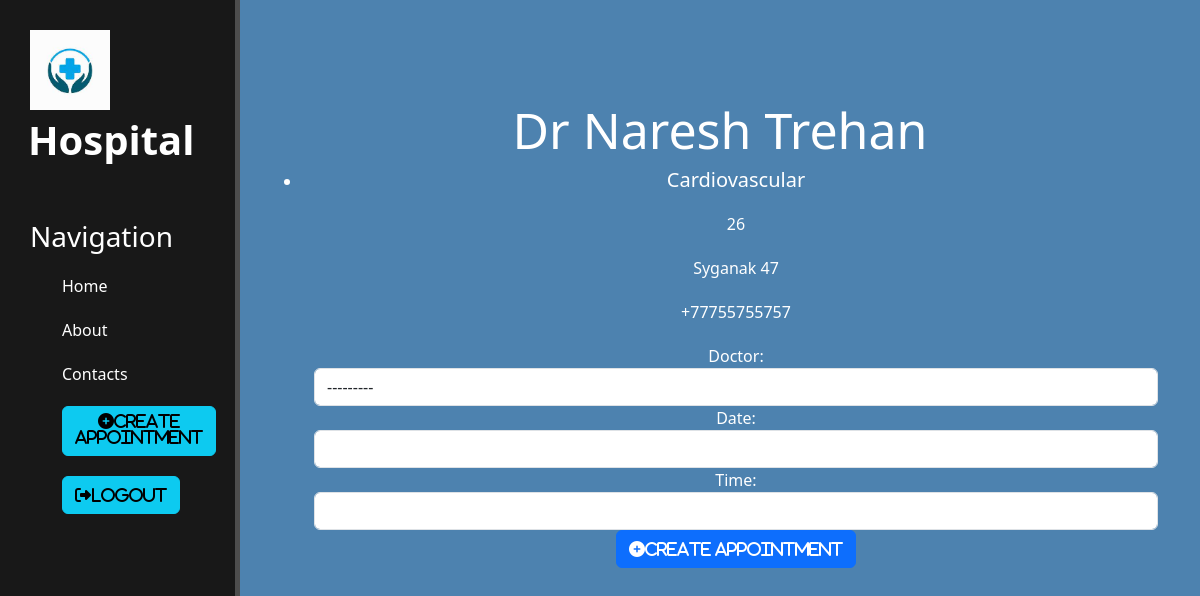
/home/doctor_detail/4/ (signed in), run on the app's committed database.
### main_page/models.py (models this page shows)
class Doctor(models.Model):
    name = models.CharField(max_length=100)
    specialization = models.CharField(max_length=100)
    address = models.CharField(max_length=100)
    phone = models.CharField(max_length=100)
    experience = models.CharField(max_length=100)
    def __str__(self):
        return self.name
    class Meta:
        verbose_name = "Doctor"
        verbose_name_plural = "Doctors"

### main_page/views.py (the view, shortened to what this page needs)
# urls.py: path('home/doctor_detail/<int:pk>/', DoctorDetail.as_view(),name="doctor_detail"),
class DoctorDetail(DetailView):
    model = Doctor
    template_name = 'main_page/doctor_detail.html'
    form = AppointmentForm
    context_object_name = 'doctor'
    def get_context_data(self, **kwargs):
        context = super(DoctorDetail, self).get_context_data(**kwargs)
        context['form'] = self.form
        return context

### templates/main_page/doctor_detail.html (shortened to what this page needs)
{% extends 'main_page/layout.html' %}
{% block content %}
<div class="features">
    <h1>{{doctor.name}}</h1>
    <ul>
        <li>
            <h5>{{doctor.specialization}}</h5>
            <p>{{doctor.experience}}</p>
            <p>{{doctor.address}}</p>
            <p>{{doctor.phone}}</p>
            <form method="post" class="container">
                {{form}}
                <button class="btn btn-primary" type="submit"><i class="fas fa-plus-circle">Create Appointment</i></button>
            </form>
        </li>
    </ul>
</div>
{% endblock %}

### main_page/static/main_page/css/main.css (style rules this page uses)
body { background-color: rgb(77, 130, 175); position: relative; }
main .features { float:left; color: #fff; margin-top: 100px; text-align: center; width: 75%; margin-left: 270px; }
main .features h1 { font-size: 50px; }
main .features p { max-width: 400px; margin: 20px auto; }

### data on the page
Doctor: name "Dr Naresh Trehan", specialization "Cardiovascular", experience "26", address "Syganak 47", phone "+77755755757"
